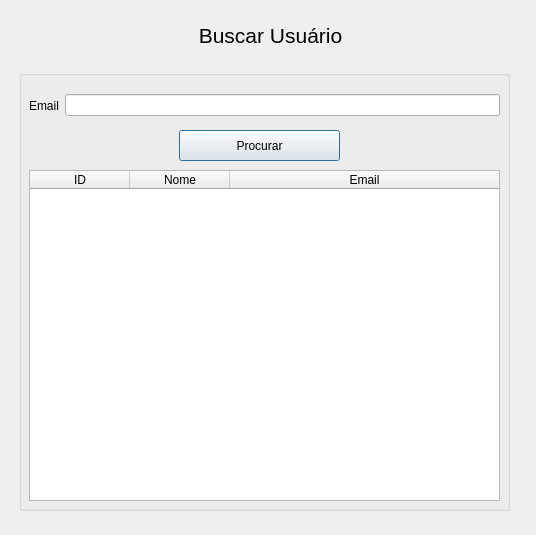
<?xml version="1.0" encoding="UTF-8"?>
<ui version="4.0">
 <class>FindUser</class>
 <widget class="QDialog" name="FindUser">
  <property name="geometry">
   <rect>
    <x>0</x>
    <y>0</y>
    <width>536</width>
    <height>535</height>
   </rect>
  </property>
  <property name="windowTitle">
   <string>Buscar Usuário | Sistema de Controle de Comandas</string>
  </property>
  <widget class="QGroupBox" name="groupBox_userFind">
   <property name="geometry">
    <rect>
     <x>19</x>
     <y>70</y>
     <width>491</width>
     <height>441</height>
    </rect>
   </property>
   <property name="title">
    <string/>
   </property>
   <widget class="QPushButton" name="pushButton_userFind">
    <property name="geometry">
     <rect>
      <x>160</x>
      <y>60</y>
      <width>161</width>
      <height>31</height>
     </rect>
    </property>
    <property name="text">
     <string>Procurar</string>
    </property>
   </widget>
   <widget class="QTableWidget" name="tableWidget_userFindShow">
    <property name="geometry">
     <rect>
      <x>10</x>
      <y>100</y>
      <width>471</width>
      <height>331</height>
     </rect>
    </property>
    <property name="editTriggers">
     <set>QAbstractItemView::NoEditTriggers</set>
    </property>
    <property name="showGrid">
     <bool>true</bool>
    </property>
    <attribute name="horizontalHeaderVisible">
     <bool>true</bool>
    </attribute>
    <attribute name="horizontalHeaderStretchLastSection">
     <bool>true</bool>
    </attribute>
    <attribute name="verticalHeaderVisible">
     <bool>false</bool>
    </attribute>
    <column>
     <property name="text">
      <string>ID</string>
     </property>
    </column>
    <column>
     <property name="text">
      <string>Nome</string>
     </property>
    </column>
    <column>
     <property name="text">
      <string>Email</string>
     </property>
    </column>
   </widget>
   <widget class="QWidget" name="layoutWidget">
    <property name="geometry">
     <rect>
      <x>10</x>
      <y>20</y>
      <width>471</width>
      <height>31</height>
     </rect>
    </property>
    <layout class="QHBoxLayout" name="horizontalLayout_userFindEmail">
     <item>
      <widget class="QLabel" name="label_userFindEmail">
       <property name="text">
        <string>Email</string>
       </property>
      </widget>
     </item>
     <item>
      <widget class="QLineEdit" name="lineEdit_userFindEmail"/>
     </item>
    </layout>
   </widget>
  </widget>
  <widget class="QLabel" name="label_userFindTitle">
   <property name="geometry">
    <rect>
     <x>30</x>
     <y>20</y>
     <width>481</width>
     <height>31</height>
    </rect>
   </property>
   <property name="font">
    <font>
     <pointsize>16</pointsize>
    </font>
   </property>
   <property name="text">
    <string>Buscar Usuário</string>
   </property>
   <property name="alignment">
    <set>Qt::AlignCenter</set>
   </property>
  </widget>
 </widget>
 <resources/>
 <connections/>
</ui>
